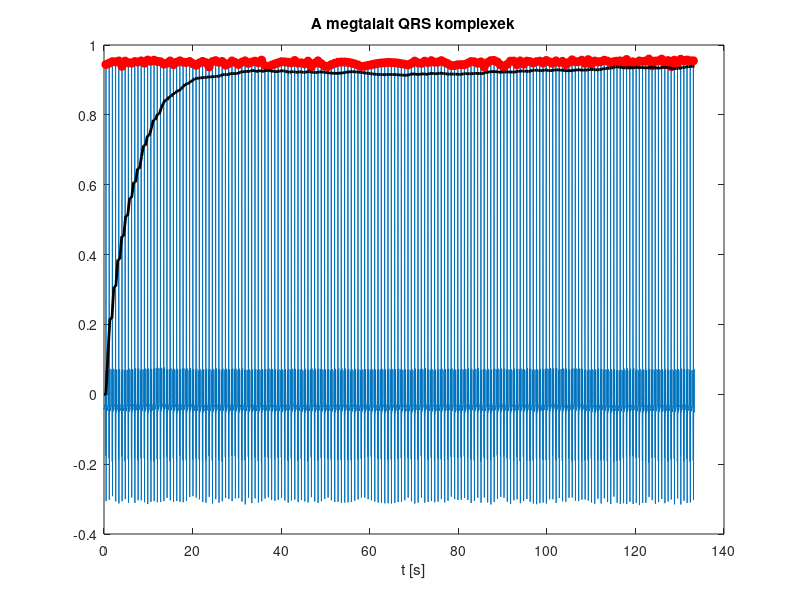

Write MATLAB code to recreate this figure.
clear all;
clc;

%% PARAMETEREK
load('ekg.mat'); %szurt EKG jel (data, N, fs)
L=10;            %integralo ablak hossza
fmax=5;          %ennel magasabb szivfrekvenciat nem varunk (Hz)
RRlim=0.65;      %ha kicsi a csucs, de legalabb ennyivel kovet egy R csucsot, akkor R-nek minositjuk (s)
maxD=50;         %data es y kozti kesleltetes ennel nem nagyobb

%% ELOFELDOLGOZAS
y=-data(1:end-4)-2*data(2:end-3)+2*data(4:end-1)+data(5:end); %derivalas
y=y.^2; %negyzetre emeles
y=filter(ones(1,L)/L,1,y); %mozgoablakos integralas

%% CSUCSOK KERESESE, TUL GYAKORIAK ELTAVOLITASA
peaks=find(([0;diff(y)]>0).*([diff(y);0]<0));
dp=find(diff(peaks)<fs/fmax);
while ~isempty(dp)
    peaks(dp+((y(peaks(dp))-y(peaks(dp+1)))>0))=[];
    dp=find(diff(peaks)<fs/fmax);
end

%% ADAPTIV KUSZOBOZES, QRS CSUCSOK KIVALOGATASA
qrs=1;
SPKI=y(peaks(1));
NPKI=0;
RR(1:5)=RRlim;
for ii=1:length(peaks)
    RRavg=mean(RR);
    THRI(ii)=3/4*NPKI+1/4*SPKI;
    rr=(peaks(ii)-qrs(end))/fs;
    if (y(peaks(ii))>THRI(ii)) || (y(peaks(ii))>THRI(ii)/2 && rr>max(1.5*RRavg,RRlim))
        if rr<RRlim
            d=diff(y(qrs(end):peaks(ii)));
            if max(d)<-0.8*min(d)
                NPKI=7/8*NPKI+1/8*y(peaks(ii));
                continue;
            end
        end
        qrs=[qrs peaks(ii)];
        if(y(peaks(ii))>THRI(ii))
            SPKI=7/8*SPKI+1/8*y(peaks(ii));
        else
            SPKI=3/4*SPKI+1/4*y(peaks(ii));
        end
        if rr>0.9*RRavg && rr<1.2*RRavg
            RR=[rr RR(1:end-1)];
        end
    else
        NPKI=7/8*NPKI+1/8*y(peaks(ii));
    end
end
qrs=qrs(3:end);

%% ELTOLAS A FELDOLGOZASI KESLELTETESSEL
for ii=1:length(qrs)
    l=max(1,qrs(ii)-maxD);
    r=min(N,qrs(ii)+maxD);
    [m ind]=max(data(l:r));
    qrs(ii)=l+ind(1)-1;
end

%% ABRAZOLAS
fprintf('A talalt QRS komplexek szama %u.\n\n',length(qrs));
plot((0:N-1)/fs,data);
hold on;
plot((qrs-1)/fs,data(qrs),'ro','MarkerFaceColor','r');
plot(linspace(0,(N-1)/fs,length(THRI)),THRI,'k','LineWidth',2);
hold off;
xlabel('t [s]');
title('A megtalalt QRS komplexek');
